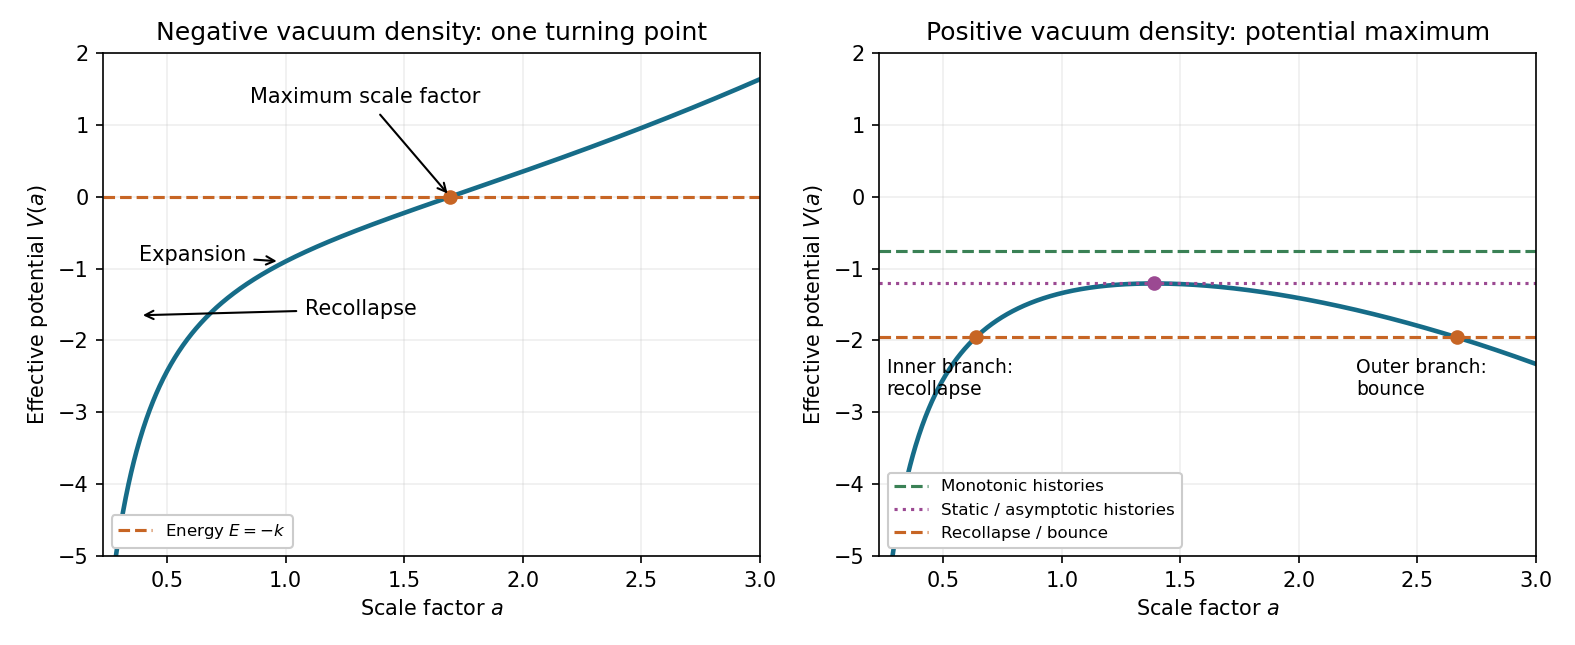

The script that saved this image:
"""Original Friedmann potential sketches; Python 3.14.4, root pyproject versions.

The caller supplies MPLCONFIGDIR when desired. Output is a PNG basename in CWD.
"""
import matplotlib
matplotlib.use("Agg")
import matplotlib.pyplot as plt
import numpy as np


def main():
    a = np.linspace(0.24, 3.0, 1200)
    dust, radiation, vacuum = 1.0, 0.12, 0.22
    fig, axes = plt.subplots(1, 2, figsize=(10.5, 4.3), facecolor="white")
    minus = -dust / a - radiation / a**2 + vacuum * a**2
    plus = -dust / a - radiation / a**2 - vacuum * a**2
    axes[0].plot(a, minus, color="#166c88", linewidth=2.2)
    axes[0].axhline(0, color="#c76524", linestyle="--", label=r"Energy $E=-k$")
    roots = np.roots([vacuum, 0, 0, -dust, -radiation])
    turn = next(float(z.real) for z in roots if abs(z.imag) < 1e-9 and z.real > 0)
    axes[0].plot(turn, 0, "o", color="#c76524")
    axes[0].annotate(r"Maximum scale factor", (turn, 0), (0.85, 1.3), arrowprops={"arrowstyle": "->"})
    axes[0].annotate("Expansion", (0.98, -0.9), (0.38, -0.9), arrowprops={"arrowstyle": "->"})
    axes[0].annotate("Recollapse", (0.38, -1.65), (1.08, -1.65), arrowprops={"arrowstyle": "->"})
    axes[0].set_title("Negative vacuum density: one turning point")
    roots = np.roots([2 * vacuum, 0, 0, -dust, -2 * radiation])
    critical = next(float(z.real) for z in roots if abs(z.imag) < 1e-9 and z.real > 0)
    maximum = -dust / critical - radiation / critical**2 - vacuum * critical**2
    axes[1].plot(a, plus, color="#166c88", linewidth=2.2)
    for energy, color, style, label in [(maximum + 0.45, "#3a8155", "--", "Monotonic histories"), (maximum, "#9b4992", ":", "Static / asymptotic histories"), (maximum - 0.75, "#c76524", "--", "Recollapse / bounce")]:
        axes[1].axhline(energy, color=color, linestyle=style, label=label)
    axes[1].plot(critical, maximum, "o", color="#9b4992")
    lower = maximum - 0.75
    roots = np.roots([vacuum, 0, lower, dust, radiation])
    turning = sorted(z.real for z in roots if abs(z.imag) < 1e-9 and z.real > 0)
    for x in turning:
        axes[1].plot(x, lower, "o", color="#c76524")
    axes[1].text(0.26, lower - 0.8, "Inner branch:\nrecollapse", fontsize=9)
    axes[1].text(2.24, lower - 0.8, "Outer branch:\nbounce", fontsize=9)
    axes[1].set_title("Positive vacuum density: potential maximum")
    for ax in axes:
        ax.set(xlabel=r"Scale factor $a$", ylabel=r"Effective potential $V(a)$", xlim=(0.23, 3), ylim=(-5.0, 2.0))
        ax.grid(alpha=0.2)
        ax.legend(loc="lower left", fontsize=8, framealpha=1)
    fig.tight_layout()
    fig.savefig("paper-58-effective-potentials.png", dpi=150, facecolor="white")
    plt.close(fig)


if __name__ == "__main__":
    main()
